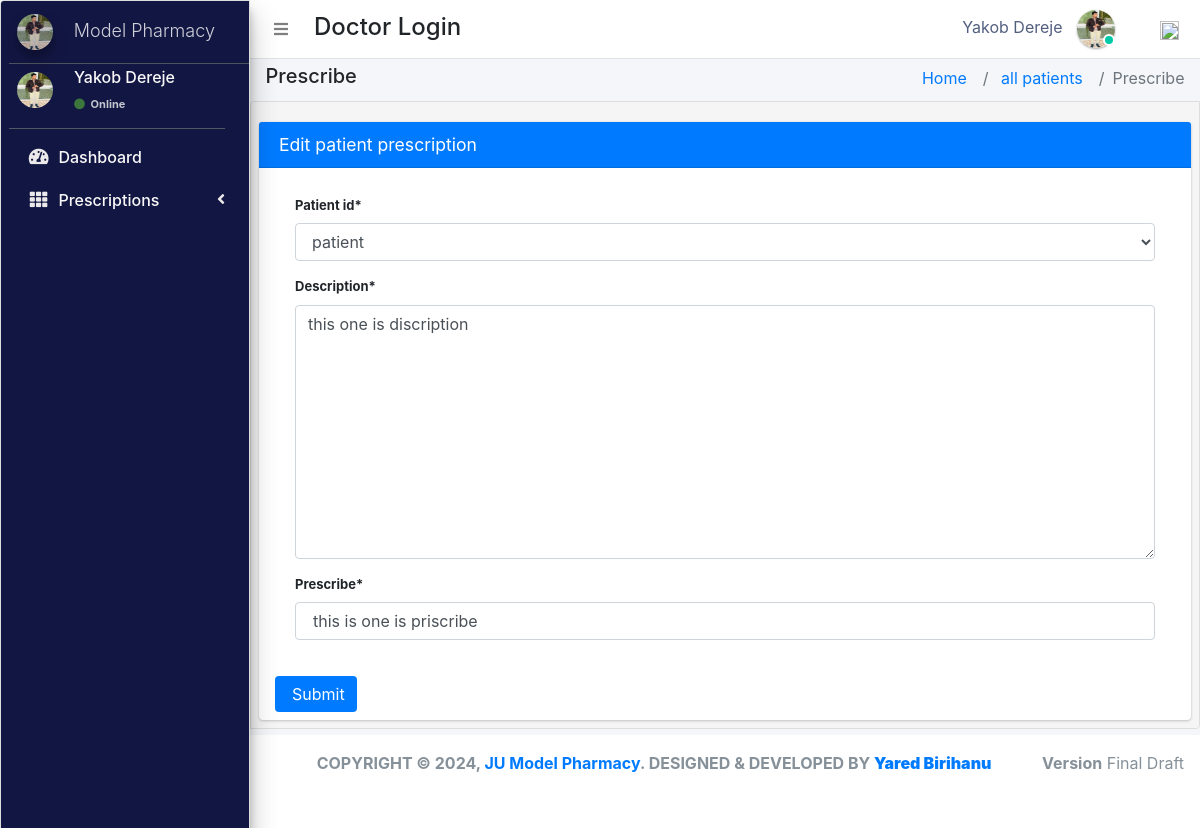
The page /doctor_prescribe_edit/1/ (signed in) on the database its author committed.
### pharmacy/models.py (models this page shows, shortened)
class CustomUser(AbstractUser):
    user_type_data = ((1, "AdminHOD"), (2, "Pharmacist"), (3, "Doctor"), (4, "PharmacyClerk"),(5, "Patients"))
    user_type = models.CharField(default=1, choices=user_type_data, max_length=10)

class Doctor(models.Model):
    gender_category=(
        ('Male','Male'),
        ('Female','Female'),
    )
    admin = models.OneToOneField(CustomUser,null=True, on_delete = models.CASCADE)
    emp_no=models.CharField(max_length=100,null=True,blank=True)
    first_name=models.CharField(max_length=100,null=True, blank=True)
    last_name=models.CharField(max_length=100,null=True, blank=True)
    age = models.IntegerField(default=0, blank=True, null=True)
    gender=models.CharField(max_length=100,null=True,choices=gender_category)
    mobile=models.CharField(max_length=10,null=True,blank=True)
    address=models.CharField(max_length=300,null=True,blank=True)
    profile_pic=models.ImageField(default="doctor.png",null=True,blank=True)
    created_at = models.DateTimeField(auto_now_add=True)
    updated_at = models.DateTimeField(auto_now=True)
    objects = models.Manager()

class Prescription(models.Model):
    patient_id = models.ForeignKey(Patients,null=True, on_delete=models.SET_NULL)
    description=models.TextField(null=True)
    prescribe=models.CharField(max_length=100,null=True)
    date_precribed=models.DateTimeField(auto_now_add=True, auto_now=False)

### pharmacy/DoctorViews.py (the view, shortened to what this page needs)
# urls.py: path('doctor_prescribe_edit/<str:pk>/',DoctorViews.editPrescription,name='doctor_prescrip_edit'),
def editPrescription(request,pk):
    prescribe=Prescription.objects.get(id=pk)
    form=PrescriptionForm(instance=prescribe)
    context={
        "patient":prescribe,
        "form":form
    }
    return render(request,'doctor_templates/edit_prescription.html',context)

### pharmacy/forms.py
class PrescriptionForm(forms.ModelForm):
    class Meta:
        model=Prescription
        fields='__all__'

### pharmacy/models.py (called while the page is built)
    def __str__(self):
        return str(self.admin)

### pharmacy/templates/doctor_templates/edit_prescription.html (shortened to what this page needs)
{% extends 'doctor_templates/base_template.html'%} {% load crispy_forms_tags %} {% block page_title %}
<h5>Prescribe</h5>
{% endblock page_title %} {% block link %}
<li class="breadcrumb-item active"><a href="{% url 'manage_patient_doctor' %}"> all patients</a></li>
<li class="breadcrumb-item active">Prescribe</li>
{% endblock link%} {% block main_content %}
<section class="content">
    <div class="row">
        <div class="col-md-12">
            <div class="card card-primary">
                <div class="card-header">
                    <h3 class="card-title">Edit patient prescription</h3>
                </div>
                <form method="POST" style="font-size:13px;" class='px-3 py-2'>
                    <div class="card-body">
                        {{form|crispy}}
                    </div>
                    <input type="submit" class="btn btn-primary">
                </form>
            </div>
        </div>
    </div>
</section>
{% endblock main_content %}

### pharmacy/templates/doctor_templates/base_template.html (shortened to what this page needs)
{% extends 'base_file.html' %} {% block htm %}
<body class="hold-transition sidebar-mini layout-fixed">
    <div class="wrapper">
        <nav class="main-header navbar navbar-expand navbar-white navbar-light">
            <ul class="navbar-nav">
                <li class="nav-item">
                    <a class="nav-link" data-widget="pushmenu" href="#" role="button"><i class="fas fa-bars"></i></a>
                </li>
            </ul>
            <h4 style="margin-left: 10px; margin-top: 5px;">Doctor Login </h4>
            <ul class="navbar-nav ml-auto">
                <li class="mx-3">
                    <a href="#" class="sm-submenu-with-image a">
                        <span>{{user.first_name}}  {{user.last_name}}</span>
                        <img src="{{request.user.doctor.profile_pic.url}}" class="img-circle elevation-1" width="38" height="38" alt="">
                        <span class="avatar-status avatar-sm-status avatar-status-success"></span>
                    </a>
                </li>
                <li class="nav-item dropdown ml-3 low">
                    <a href="#" class="btn btn-outlined btn-black text-muted bg-transparent " data-toggle="dropdown" aria-expanded="false" data-wow-delay="0.7s"><img src="https://img.icons8.com/ios/50/000000/settings.png" width="19" height="19">
                    </a>
                </li>
            </ul>
        </nav>
        {% include 'doctor_templates/sidebar.html'%}
        <div class="content-wrapper">
            <div class="content-header">
                <div class="container-fluid">
                    <div class="row ">
                        <div class="col-sm-6">
                            <h1 class="m-0 text-dark">
                                {% block page_title %} {% endblock page_title %}
                            </h1>
                        </div>
                        <div class="col-sm-6">
                            <ol class="breadcrumb float-sm-right">
                                <li class="breadcrumb-item"><a href="{% url 'doctor_home' %}">Home</a></li>
                                {% block link %} {% endblock link %}
                            </ol>
                        </div>
                    </div>
                </div>
            </div>
            {% block main_content %} {% endblock main_content %}
        </div>
        {% include 'hod_templates/footer.html'%}
    </div>
    {% endblock htm %}

### pharmacy/templates/doctor_templates/sidebar.html (shortened to what this page needs)
<aside class="main-sidebar sidebar-dark-primary elevation-4">
    <a href="" class="brand-link ml-2">
        <img src="{{request.user.doctor.profile_pic.url}}" alt="" width="36" height="36" class=" img-circle elevation-3" style="opacity: .8">
        <span class="brand-text font-weight-light mt-1 ml-3 mmust">Model Pharmacy</span>
    </a>
    <div class="sidebar">
        <div class="user-panel mr-3">
            <div class="pull-left image ml-2">
                <img src="{{request.user.doctor.profile_pic.url}}" width="36" height="36" class="img-circle mt-2" alt="User Image">
            </div>
            <div class="pull-left info">
                <p>{{user.first_name}} {{user.last_name}}</p>
                <a href="#"><i class="fa fa-circle text-success "></i> Online</a>
            </div>
        </div>
        <nav class="mt-2">
            <ul class="nav nav-pills nav-sidebar flex-column" data-widget="treeview" role="menu" data-accordion="false">
                <li class="nav-item">
                    <a href="{% url  'doctor_home' %}" class="nav-link">
                        <i class="nav-icon fas fa-tachometer-alt"></i>
                        <p>
                            Dashboard
                        </p>
                    </a>
                </li>
                <li class="nav-item">
                    <a href="#" class="nav-link">
                        <i class="nav-icon fas fa-th"></i>
                        <p>
                            Prescriptions
                            <i class="right fas fa-angle-left"></i>
                        </p>
                    </a>
                </li>
            </ul>
        </nav>
    </div>
</aside>

### static/css/main.css (style rules this page uses)
html { font-family: sans-serif; line-height: 1.15; -webkit-text-size-adjust: 100%; -webkit-tap-highlight-color: transparent; }
body { overflow-y: hidden; overflow-x: hidden; font-family: -apple-system, BlinkMacSystemFont, "Segoe UI", Roboto, "Helvetica Neue", Arial, "Noto Sans", sans-serif, "Apple Color Emoji", "Segoe UI Emoji", "Segoe UI Symbol", "Noto Color Emoji" !important; }
.content { background-color: #f5f5f5; border: 1px solid #dddddd; border-radius: 4px 0px 4px 0px; left: -1px; padding: 10px 7px 5px; }
.main-sidebar { background: #ffffff; border: 1px solid #dddddd; border-radius: 4px 0px 4px 0px; font-weight: bold; }
.content { height: 75vh; overflow-y: scroll; overflow-x: hidden; }
.content .row { margin-top: 20px !important; }
.main-sidebar { background-color: #121642 !important; color: white !important; }
.main-sidebar p { color: #f8f8f8 !important; font-weight: 500 !important }
.main-sidebar i { color: rgb(235, 233, 233) !important; }
.btn-primary { outline: none !important; border: none !important; }
.avatar-status { position: absolute; bottom: 12px; right: 75.4px; display: -ms-inline-flexbox; display: inline-flex; -ms-flex-negative: 0; flex-shrink: 0; -ms-flex-pack: center; justify-content: center; -ms-flex-align: center; align-items: center; white-space: nowrap; text-align: center; vertical-align: baseline; font-weight: 600; border: .125rem solid #fff; width: 12px; height: 12px; line-height: 1; font-size: .71094rem; border-radius: 50%; }
.avatar-status-success { color: #fff; background-color: #00c9a7; }
.pull-left { float: left; }
.pull-left { float: left!important; }
.user-panel>.info { padding: 5px 5px 5px 15px; line-height: 1; position: absolute; left: 55px; }
.user-panel>.info>p { font-weight: 600; margin-bottom: 9px; }
p { margin: 0 0 10px; }
.user-panel { padding-bottom: 20px; }
.user-panel:after { clear: both; }
.user-panel:before, .user-panel:after { content: " "; display: table; }
.user-panel>.info>a>.fa, .user-panel>.info>a>.ion, .user-panel>.info>a>.glyphicon { margin-right: 3px; }
.fa-circle { color: #3c763d !important; }
.user-panel i { color: #3c763d !important; }
.user-panel>.info>a { text-decoration: none; padding-right: 5px; margin-top: 3px; font-size: 11px; overflow: hidden; white-space: nowrap; }
.mmust { overflow: hidden; white-space: nowrap; font-size: 18px; }
.container-fluid { width: 100%; padding-right: 15px; padding-left: 15px; margin-right: auto; margin-left: auto; }
.row { display: flex; flex-wrap: wrap; margin-right: -15px; margin-left: -15px; }
input { text-indent: 5px !important; }
input::placeholder { text-indent: 5px !important; }
.img-circle { border-radius: 50%; }
.content-wrapper .content-header { padding: 5px 0.5rem !important; }

### static/css/profile.css (style rules this page uses)
li { list-style-type: none ! }
.form-control { font-size: .875rem; }
.navbar-nav span { color: #525f7f !important; margin-right: 10px !important; }
body { font-family: 'Rubik', sans-serif; height: 100% !important; }
input { text-indent: 5px !important; }
input::placeholder { text-indent: 5px !important; }

### rows shown on the page
CustomUser: first_name "Yakob", last_name "Dereje", user.doctor.profile_pic (picture)
Prescription: patient_id "patient", description "this one is discription", prescribe "this is one is priscribe"
